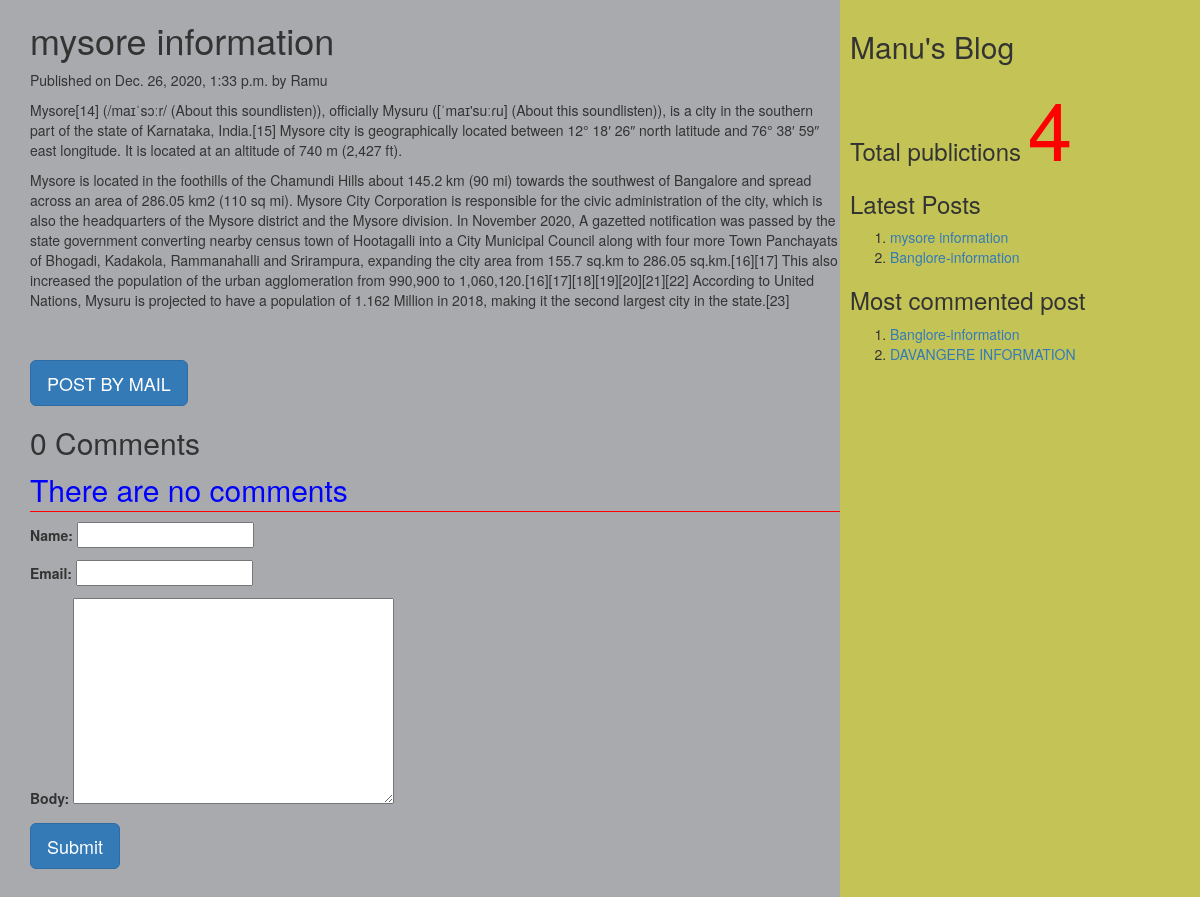
/2020/12/26/mysore-information, run on the app's committed database.
### myApp/models.py (models this page shows, shortened)
class Post(models.Model):
          tags=TaggableManager()
          STATUS_CHOICES=(('draft','Draft'),('published','Published'))
          title=models.CharField(max_length=256)
          slug=models.SlugField(max_length=264,unique_for_date='publish')
          author=models.ForeignKey(User,related_name='blog_posts',on_delete= models.CASCADE)
          body=models.TextField()
          publish=models.DateTimeField(default=timezone.now)
          created=models.DateTimeField(auto_now_add=True)
          updated=models.DateTimeField(auto_now=True)
          status= models.CharField(max_length=10,choices=STATUS_CHOICES,default='draft')
          objects=CustomManager()
          class Meta:
                ordering=('-publish',)
          def get_absolute_url(self):
                return reverse('post_detail',args=[self.publish.year,self.publish.strftime('%m'),self.publish.strftime('%d'),self.slug])

### myApp/views.py (the view, shortened to what this page needs)
# urls.py: url(r'(?P<year>\d{4})/(?P<month>\d{2})/(?P<day>\d{2})/(?P<post>[-\w]+)',views.post_detail_view,name='post_detail'),
def post_detail_view(request,year,month,day,post):
    post=get_object_or_404(Post,slug=post,publish__year=year,publish__month=month,publish__day=day)
    comments=post.comments.filter(active=True)
    csubmit=False
    form=CommentForm()
    d={'post':post,'form':form,'csubmit':csubmit,'comments':comments}
    return render(request,'myApp/post_detail.html',d)

### myApp/forms.py
class CommentForm(forms.ModelForm):
    class Meta:
        model=Comment
        fields=('name','email','body')

### myApp/models.py (called while the page is built)
    def get_queryset(self):
        return super().get_queryset().filter(status='published')

### myApp/templatetags/mytags.py (called while the page is built)
@register.simple_tag
def total_posts():
    return Post.objects.count()

@register.inclusion_tag('myApp/latest_post.html')
def show_latest_posts(count=3):
    latest_posts=Post.objects.order_by('-publish')[:count]
    return {'latest_posts':latest_posts}

@register.simple_tag
def get_most_commented_posts(count=2):
    return Post.objects.annotate(total_comments=Count('comments')).order_by('-total_comments')[:count]

### templates/myApp/post_detail.html (shortened to what this page needs)
<html>
    {%extends 'myApp/parent.html'%}
        {%block content_block%}
        <h1>{{post.title}}</h1>
        <p>Published on {{post.publish}} by {{post.author|title}}</p>
        {{post.body|linebreaks}} <br><br>
        <a href="/{{post.id}}/share" class='btn btn-lg btn-primary'>POST BY MAIL</a>
        {%with comments.count as comments_count%}
        <h2>{{comments_count}} Comment{{comments_count|pluralize}}</h2>
        {%endwith%}
        {%if comments%}
         {%for c in comments%}
         <p>Comment {{forloop.counter}} by {{c.name}}</p>
        <div>{{c.body|linebreaks}}</div>
        <hr>
        {%endfor%}
        {%else%}
         <p style="color:blue;font-size:30px;font-style:bold;border-bottom:1px red solid;">There are no comments</p>
        {%endif%}
         {%if csubmit%}
         <h2>Thank you..Your comment has been added successfully!!</h2>
         {%else%}
         <form  method="post">
           {{form.as_p}}
           <input type="submit" class='btn btn-lg btn-primary' value="Submit">
         </form>
         {%endif%}
        {%endblock%}

### templates/myApp/parent.html (shortened to what this page needs)
<html>
{%load mytags%}
    <head>
        <link rel="stylesheet" href="https://maxcdn.bootstrapcdn.com/bootstrap/3.3.7/css/bootstrap.min.css">
    </head>
    <body>
        <div class="content" style="width:70%;float:left;background-color:a8aaad;height:300%;padding:0 0 0 30px">
              {%block content_block%}
              {%endblock%}
        </div>
        <div class="sidebar" style="width:30%;float:right;background-color:#c4c456;height:300%;padding:10px">
            <h2>Manu's Blog</h2>
            <h3>Total publictions
              <span style="color:red;font-size:80px">
              {%total_posts%}</span>
              <h3>Latest Posts</h3>
              {% show_latest_posts 2 %}
              <h3>Most commented post</h3>
              {%get_most_commented_posts as m%}
              <ol>
                {%for post in m%}
                <li><a href="{{post.get_absolute_url}}">{{post.title}}</a></li>
                {%endfor%}
              </ol>
            </h3>
        </div>
    </body>
</html>

### templates/myApp/latest_post.html
<!DOCTYPE html>
<html lang="en" dir="ltr">
  <body>
    <ol>
    {%for post in latest_posts%}
    <li><a href="{{post.get_absolute_url}}">{{post.title}}</a></li>
    {%endfor%}
    </ol>
  </body>
</html>

### data on the page
Post: title "mysore information", publish "Dec. 26, 2020, 1:33 p.m.", author "Ramu", body "Mysore[14] (/maɪˈsɔːr/ (About this soundlisten)), officially Mysuru ([ˈmaɪ'suːɾu] (About this soundlisten)), is a city in the southern part of the state of Karnataka, India.[15] Mysore city is geographically located between 12° 18′ 26″ north latitude and 76° 38′ 59″ east longitude. It is located at an altitude of 740 m (2,427 ft). Mysore is located in the foothills of the Chamundi Hills about 145.2 km (90 mi) towards the southwest of Bangalore and spread across an area of 286.05 km2 (110 sq mi). Mysore City Corporation is responsible for the civic administration of the city, which is also the headquarters of the Mysore district and the Mysore division. In November 2020, A gazetted…"
Post: title "Banglore-information"
Post: title "DAVANGERE INFORMATION"

### other printed values
{{ comments_count }} "0"
